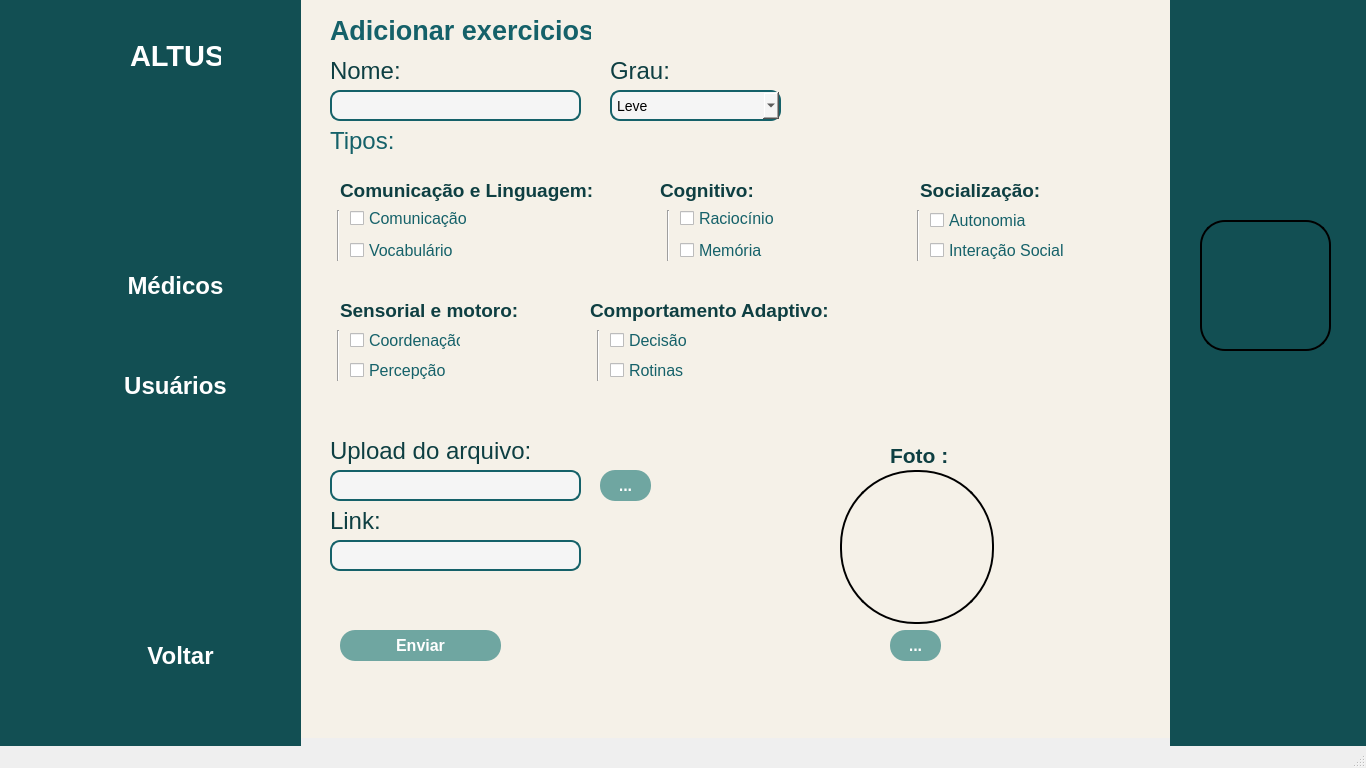
<?xml version="1.0" encoding="UTF-8"?>
<ui version="4.0">
 <class>MainWindow</class>
 <widget class="QMainWindow" name="MainWindow">
  <property name="geometry">
   <rect>
    <x>0</x>
    <y>0</y>
    <width>1366</width>
    <height>768</height>
   </rect>
  </property>
  <property name="minimumSize">
   <size>
    <width>1366</width>
    <height>768</height>
   </size>
  </property>
  <property name="maximumSize">
   <size>
    <width>1366</width>
    <height>768</height>
   </size>
  </property>
  <property name="windowTitle">
   <string>MainWindow</string>
  </property>
  <property name="styleSheet">
   <string notr="true">QLineEdit,QComboBox {
    border: 2px solid #156169;
    border-radius: 10px;
    padding: 5px;
 
    background-color: #f5f5f5; 
    font-size: 14px;
}

QPushButton {
    background-color: #6fa6a1;
    color: white;
    font-weight: bold;
    border: none;
    border-radius: 15px;
    padding: 8px 20px;
}

QPushButton:hover {
    background-color: #5c938d;
}

QPushButton:pressed {
    background-color: #4b7d78;
}

QLabel, QCheckBox{
 color: #156169;
}
label_fundo{
background-color: #00000;
}</string>
  </property>
  <widget class="QWidget" name="centralwidget">
   <widget class="QLineEdit" name="txt_nome">
    <property name="geometry">
     <rect>
      <x>330</x>
      <y>90</y>
      <width>251</width>
      <height>31</height>
     </rect>
    </property>
    <property name="text">
     <string/>
    </property>
    <property name="placeholderText">
     <string/>
    </property>
   </widget>
   <widget class="QLabel" name="label_11">
    <property name="geometry">
     <rect>
      <x>330</x>
      <y>-10</y>
      <width>261</width>
      <height>81</height>
     </rect>
    </property>
    <property name="font">
     <font>
      <family>Nirmala UI</family>
      <pointsize>20</pointsize>
      <weight>75</weight>
      <bold>true</bold>
     </font>
    </property>
    <property name="text">
     <string>Adicionar exercicios</string>
    </property>
   </widget>
   <widget class="QLabel" name="label_12">
    <property name="geometry">
     <rect>
      <x>330</x>
      <y>30</y>
      <width>261</width>
      <height>81</height>
     </rect>
    </property>
    <property name="font">
     <font>
      <family>Nirmala UI</family>
      <pointsize>18</pointsize>
      <weight>50</weight>
      <bold>false</bold>
     </font>
    </property>
    <property name="styleSheet">
     <string notr="true">color: #0E3F42</string>
    </property>
    <property name="text">
     <string>Nome:</string>
    </property>
   </widget>
   <widget class="QLabel" name="label_13">
    <property name="geometry">
     <rect>
      <x>610</x>
      <y>30</y>
      <width>261</width>
      <height>81</height>
     </rect>
    </property>
    <property name="font">
     <font>
      <family>Nirmala UI</family>
      <pointsize>18</pointsize>
      <weight>50</weight>
      <bold>false</bold>
     </font>
    </property>
    <property name="styleSheet">
     <string notr="true">color: #0E3F42</string>
    </property>
    <property name="text">
     <string>Grau:</string>
    </property>
   </widget>
   <widget class="QComboBox" name="cmb_grau">
    <property name="geometry">
     <rect>
      <x>610</x>
      <y>90</y>
      <width>171</width>
      <height>31</height>
     </rect>
    </property>
    <item>
     <property name="text">
      <string>Leve</string>
     </property>
    </item>
    <item>
     <property name="text">
      <string>Moderado</string>
     </property>
    </item>
    <item>
     <property name="text">
      <string>Grave</string>
     </property>
    </item>
   </widget>
   <widget class="QLabel" name="label_14">
    <property name="geometry">
     <rect>
      <x>330</x>
      <y>100</y>
      <width>261</width>
      <height>81</height>
     </rect>
    </property>
    <property name="font">
     <font>
      <family>Nirmala UI</family>
      <pointsize>18</pointsize>
      <weight>50</weight>
      <bold>false</bold>
     </font>
    </property>
    <property name="text">
     <string>Tipos:</string>
    </property>
   </widget>
   <widget class="QCheckBox" name="cb_comunicacao">
    <property name="geometry">
     <rect>
      <x>350</x>
      <y>210</y>
      <width>121</width>
      <height>17</height>
     </rect>
    </property>
    <property name="font">
     <font>
      <pointsize>12</pointsize>
     </font>
    </property>
    <property name="text">
     <string>Comunicação</string>
    </property>
   </widget>
   <widget class="QCheckBox" name="cb_vocabulario">
    <property name="geometry">
     <rect>
      <x>350</x>
      <y>240</y>
      <width>111</width>
      <height>21</height>
     </rect>
    </property>
    <property name="font">
     <font>
      <pointsize>12</pointsize>
     </font>
    </property>
    <property name="text">
     <string>Vocabulário</string>
    </property>
   </widget>
   <widget class="QLabel" name="label_17">
    <property name="geometry">
     <rect>
      <x>340</x>
      <y>280</y>
      <width>261</width>
      <height>61</height>
     </rect>
    </property>
    <property name="font">
     <font>
      <family>Nirmala UI</family>
      <pointsize>14</pointsize>
      <weight>75</weight>
      <bold>true</bold>
     </font>
    </property>
    <property name="styleSheet">
     <string notr="true">color: #0E3F42</string>
    </property>
    <property name="text">
     <string>Sensorial e motoro:</string>
    </property>
   </widget>
   <widget class="QCheckBox" name="cb_coordenacao">
    <property name="geometry">
     <rect>
      <x>350</x>
      <y>330</y>
      <width>111</width>
      <height>21</height>
     </rect>
    </property>
    <property name="font">
     <font>
      <pointsize>12</pointsize>
     </font>
    </property>
    <property name="text">
     <string>Coordenação</string>
    </property>
   </widget>
   <widget class="QCheckBox" name="cb_percepcao">
    <property name="geometry">
     <rect>
      <x>350</x>
      <y>360</y>
      <width>111</width>
      <height>21</height>
     </rect>
    </property>
    <property name="font">
     <font>
      <pointsize>12</pointsize>
     </font>
    </property>
    <property name="text">
     <string>Percepção</string>
    </property>
   </widget>
   <widget class="QCheckBox" name="cb_raciocinio">
    <property name="geometry">
     <rect>
      <x>680</x>
      <y>210</y>
      <width>121</width>
      <height>17</height>
     </rect>
    </property>
    <property name="font">
     <font>
      <pointsize>12</pointsize>
     </font>
    </property>
    <property name="text">
     <string>Raciocínio</string>
    </property>
   </widget>
   <widget class="QCheckBox" name="cb_rotina">
    <property name="geometry">
     <rect>
      <x>610</x>
      <y>360</y>
      <width>111</width>
      <height>21</height>
     </rect>
    </property>
    <property name="font">
     <font>
      <pointsize>12</pointsize>
     </font>
    </property>
    <property name="text">
     <string>Rotinas</string>
    </property>
   </widget>
   <widget class="QCheckBox" name="cb_memoria">
    <property name="geometry">
     <rect>
      <x>680</x>
      <y>240</y>
      <width>111</width>
      <height>21</height>
     </rect>
    </property>
    <property name="font">
     <font>
      <pointsize>12</pointsize>
     </font>
    </property>
    <property name="text">
     <string>Memória</string>
    </property>
   </widget>
   <widget class="QLabel" name="label_18">
    <property name="geometry">
     <rect>
      <x>660</x>
      <y>160</y>
      <width>261</width>
      <height>61</height>
     </rect>
    </property>
    <property name="font">
     <font>
      <family>Nirmala UI</family>
      <pointsize>14</pointsize>
      <weight>75</weight>
      <bold>true</bold>
     </font>
    </property>
    <property name="styleSheet">
     <string notr="true">color: #0E3F42</string>
    </property>
    <property name="text">
     <string>Cognitivo:</string>
    </property>
   </widget>
   <widget class="QCheckBox" name="cb_decisao">
    <property name="geometry">
     <rect>
      <x>610</x>
      <y>330</y>
      <width>111</width>
      <height>21</height>
     </rect>
    </property>
    <property name="font">
     <font>
      <pointsize>12</pointsize>
     </font>
    </property>
    <property name="text">
     <string>Decisão</string>
    </property>
   </widget>
   <widget class="QCheckBox" name="cb_interacao">
    <property name="geometry">
     <rect>
      <x>930</x>
      <y>240</y>
      <width>141</width>
      <height>21</height>
     </rect>
    </property>
    <property name="font">
     <font>
      <pointsize>12</pointsize>
     </font>
    </property>
    <property name="text">
     <string>Interação Social</string>
    </property>
   </widget>
   <widget class="QCheckBox" name="cb_autonomia">
    <property name="geometry">
     <rect>
      <x>930</x>
      <y>210</y>
      <width>121</width>
      <height>21</height>
     </rect>
    </property>
    <property name="font">
     <font>
      <pointsize>12</pointsize>
     </font>
    </property>
    <property name="text">
     <string>Autonomia</string>
    </property>
   </widget>
   <widget class="QLabel" name="label_19">
    <property name="geometry">
     <rect>
      <x>920</x>
      <y>150</y>
      <width>121</width>
      <height>81</height>
     </rect>
    </property>
    <property name="font">
     <font>
      <family>Nirmala UI</family>
      <pointsize>14</pointsize>
      <weight>75</weight>
      <bold>true</bold>
     </font>
    </property>
    <property name="styleSheet">
     <string notr="true">color: #0E3F42</string>
    </property>
    <property name="text">
     <string>Socialização:</string>
    </property>
   </widget>
   <widget class="QLabel" name="label_21">
    <property name="geometry">
     <rect>
      <x>330</x>
      <y>410</y>
      <width>261</width>
      <height>81</height>
     </rect>
    </property>
    <property name="font">
     <font>
      <family>Nirmala UI</family>
      <pointsize>18</pointsize>
      <weight>50</weight>
      <bold>false</bold>
     </font>
    </property>
    <property name="styleSheet">
     <string notr="true">color: #0E3F42</string>
    </property>
    <property name="text">
     <string>Upload do arquivo:</string>
    </property>
   </widget>
   <widget class="QLineEdit" name="txt_upaqv">
    <property name="geometry">
     <rect>
      <x>330</x>
      <y>470</y>
      <width>251</width>
      <height>31</height>
     </rect>
    </property>
    <property name="text">
     <string/>
    </property>
    <property name="placeholderText">
     <string/>
    </property>
   </widget>
   <widget class="QLabel" name="label_22">
    <property name="geometry">
     <rect>
      <x>330</x>
      <y>480</y>
      <width>261</width>
      <height>81</height>
     </rect>
    </property>
    <property name="font">
     <font>
      <family>Nirmala UI</family>
      <pointsize>18</pointsize>
      <weight>50</weight>
      <bold>false</bold>
     </font>
    </property>
    <property name="styleSheet">
     <string notr="true">color: #0E3F42</string>
    </property>
    <property name="text">
     <string>Link:</string>
    </property>
   </widget>
   <widget class="QLineEdit" name="txt_link">
    <property name="geometry">
     <rect>
      <x>330</x>
      <y>540</y>
      <width>251</width>
      <height>31</height>
     </rect>
    </property>
    <property name="text">
     <string/>
    </property>
    <property name="placeholderText">
     <string/>
    </property>
   </widget>
   <widget class="QPushButton" name="btn_enviar">
    <property name="geometry">
     <rect>
      <x>340</x>
      <y>630</y>
      <width>161</width>
      <height>31</height>
     </rect>
    </property>
    <property name="font">
     <font>
      <family>Nirmala UI</family>
      <pointsize>12</pointsize>
      <weight>75</weight>
      <bold>true</bold>
     </font>
    </property>
    <property name="text">
     <string>Enviar</string>
    </property>
   </widget>
   <widget class="QPushButton" name="btn_aqv">
    <property name="geometry">
     <rect>
      <x>600</x>
      <y>470</y>
      <width>51</width>
      <height>31</height>
     </rect>
    </property>
    <property name="font">
     <font>
      <family>Nirmala UI</family>
      <pointsize>12</pointsize>
      <weight>75</weight>
      <bold>true</bold>
     </font>
    </property>
    <property name="text">
     <string>...</string>
    </property>
   </widget>
   <widget class="QLabel" name="lbl_foto">
    <property name="geometry">
     <rect>
      <x>840</x>
      <y>470</y>
      <width>154</width>
      <height>154</height>
     </rect>
    </property>
    <property name="styleSheet">
     <string notr="true">border: 2px solid black;
border-radius: 75px;
min-width: 150px;
min-height: 150px;
max-width: 150px;
max-height: 150px;</string>
    </property>
    <property name="text">
     <string/>
    </property>
   </widget>
   <widget class="QPushButton" name="btn_foto">
    <property name="geometry">
     <rect>
      <x>890</x>
      <y>630</y>
      <width>51</width>
      <height>31</height>
     </rect>
    </property>
    <property name="font">
     <font>
      <family>Nirmala UI</family>
      <pointsize>12</pointsize>
      <weight>75</weight>
      <bold>true</bold>
     </font>
    </property>
    <property name="text">
     <string>...</string>
    </property>
   </widget>
   <widget class="QLabel" name="label_25">
    <property name="geometry">
     <rect>
      <x>890</x>
      <y>440</y>
      <width>61</width>
      <height>31</height>
     </rect>
    </property>
    <property name="font">
     <font>
      <family>Nirmala UI</family>
      <pointsize>16</pointsize>
      <weight>75</weight>
      <bold>true</bold>
     </font>
    </property>
    <property name="styleSheet">
     <string notr="true">color: #0E3F42</string>
    </property>
    <property name="text">
     <string>Foto :</string>
    </property>
   </widget>
   <widget class="QPushButton" name="btn_usuarios2">
    <property name="geometry">
     <rect>
      <x>-10</x>
      <y>350</y>
      <width>71</width>
      <height>71</height>
     </rect>
    </property>
    <property name="styleSheet">
     <string notr="true">QPushButton {
    background-color: transparent;
    border: none;
    color: white;
    font: bold 14px 'Segoe UI';
    text-align: left;
    padding: 10px;
}
QPushButton:hover {
    color: #cce7f0;
}</string>
    </property>
    <property name="text">
     <string/>
    </property>
    <property name="icon">
     <iconset>
      <normaloff>icones/perfil-de-usuario (1).png</normaloff>icones/perfil-de-usuario (1).png</iconset>
    </property>
    <property name="iconSize">
     <size>
      <width>64</width>
      <height>64</height>
     </size>
    </property>
   </widget>
   <widget class="QLabel" name="label">
    <property name="geometry">
     <rect>
      <x>-10</x>
      <y>0</y>
      <width>311</width>
      <height>781</height>
     </rect>
    </property>
    <property name="styleSheet">
     <string notr="true">background-color: #124F53
 ;</string>
    </property>
    <property name="text">
     <string/>
    </property>
   </widget>
   <widget class="QLabel" name="label_2">
    <property name="geometry">
     <rect>
      <x>-20</x>
      <y>0</y>
      <width>171</width>
      <height>181</height>
     </rect>
    </property>
    <property name="text">
     <string/>
    </property>
    <property name="pixmap">
     <pixmap>icones/altus logo.png</pixmap>
    </property>
    <property name="scaledContents">
     <bool>true</bool>
    </property>
   </widget>
   <widget class="QPushButton" name="btn_sair">
    <property name="geometry">
     <rect>
      <x>100</x>
      <y>620</y>
      <width>161</width>
      <height>71</height>
     </rect>
    </property>
    <property name="font">
     <font>
      <pointsize>-1</pointsize>
      <weight>75</weight>
      <bold>true</bold>
     </font>
    </property>
    <property name="styleSheet">
     <string notr="true">QPushButton#btn_sair {
    background-color: #124F53;
    color: white;
    border: none;
    border-radius: 15px;
    padding: 15px 40px;
    font-weight: bold;
    font-size: 24px;
}

QPushButton#btn_sair:hover {
    background-color: #2C6A70;
}

QPushButton#btn_sair:pressed {
    background-color: #b71c1c;
}
</string>
    </property>
    <property name="text">
     <string>Voltar</string>
    </property>
   </widget>
   <widget class="QLabel" name="lbl_altus">
    <property name="geometry">
     <rect>
      <x>130</x>
      <y>20</y>
      <width>91</width>
      <height>71</height>
     </rect>
    </property>
    <property name="font">
     <font>
      <family>Nirmala UI</family>
      <pointsize>22</pointsize>
      <weight>75</weight>
      <bold>true</bold>
     </font>
    </property>
    <property name="styleSheet">
     <string notr="true">color:white
;</string>
    </property>
    <property name="text">
     <string>ALTUS</string>
    </property>
   </widget>
   <widget class="QPushButton" name="btn_medicos">
    <property name="geometry">
     <rect>
      <x>80</x>
      <y>250</y>
      <width>191</width>
      <height>71</height>
     </rect>
    </property>
    <property name="font">
     <font>
      <pointsize>-1</pointsize>
      <weight>75</weight>
      <bold>true</bold>
     </font>
    </property>
    <property name="styleSheet">
     <string notr="true">QPushButton {
    background-color: #124F53;
    color: white;
    border: none;
    border-radius: 15px;
    padding: 15px 40px;
    font-weight: bold;
    font-size: 24px;
}

QPushButton:hover {
    background-color: #2C6A70;
}

QPushButton:pressed {
    background-color: #b71c1c;
}
</string>
    </property>
    <property name="text">
     <string>Médicos</string>
    </property>
   </widget>
   <widget class="QPushButton" name="btn_usuarios">
    <property name="geometry">
     <rect>
      <x>80</x>
      <y>350</y>
      <width>191</width>
      <height>71</height>
     </rect>
    </property>
    <property name="font">
     <font>
      <pointsize>-1</pointsize>
      <weight>75</weight>
      <bold>true</bold>
     </font>
    </property>
    <property name="styleSheet">
     <string notr="true">QPushButton {
    background-color: #124F53;
    color: white;
    border: none;
    border-radius: 15px;
    padding: 15px 40px;
    font-weight: bold;
    font-size: 24px;
}

QPushButton:hover {
    background-color: #2C6A70;
}

QPushButton:pressed {
    background-color: #b71c1c;
}
</string>
    </property>
    <property name="text">
     <string>Usuários</string>
    </property>
   </widget>
   <widget class="QPushButton" name="btn_medicos2">
    <property name="geometry">
     <rect>
      <x>-10</x>
      <y>250</y>
      <width>81</width>
      <height>71</height>
     </rect>
    </property>
    <property name="styleSheet">
     <string notr="true">QPushButton {
    background-color: transparent;
    border: none;
    color: white;
    font: bold 14px 'Segoe UI';
    text-align: left;
    padding: 10px;
}
QPushButton:hover {
    color: #cce7f0;
}</string>
    </property>
    <property name="text">
     <string/>
    </property>
    <property name="icon">
     <iconset>
      <normaloff>icones/medico (1).png</normaloff>icones/medico (1).png</iconset>
    </property>
    <property name="iconSize">
     <size>
      <width>64</width>
      <height>64</height>
     </size>
    </property>
    <property name="autoRepeatInterval">
     <number>98</number>
    </property>
   </widget>
   <widget class="QLabel" name="label_4">
    <property name="geometry">
     <rect>
      <x>1200</x>
      <y>220</y>
      <width>131</width>
      <height>131</height>
     </rect>
    </property>
    <property name="styleSheet">
     <string notr="true">QLabel {
    border: 2px solid #000000;
    border-radius: 25px;
    background-color: #white;
    background-image: url(:/imagens/foto.png);
    background-position: center;
    background-repeat: no-repeat;
}
</string>
    </property>
    <property name="text">
     <string/>
    </property>
    <property name="pixmap">
     <pixmap>icones/add_ex (2).png</pixmap>
    </property>
    <property name="scaledContents">
     <bool>true</bool>
    </property>
   </widget>
   <widget class="QLabel" name="label_3">
    <property name="geometry">
     <rect>
      <x>1170</x>
      <y>0</y>
      <width>291</width>
      <height>781</height>
     </rect>
    </property>
    <property name="styleSheet">
     <string notr="true">background-color: #124F53
 ;</string>
    </property>
    <property name="text">
     <string/>
    </property>
   </widget>
   <widget class="QLabel" name="label_23">
    <property name="geometry">
     <rect>
      <x>130</x>
      <y>-30</y>
      <width>1366</width>
      <height>768</height>
     </rect>
    </property>
    <property name="maximumSize">
     <size>
      <width>1366</width>
      <height>768</height>
     </size>
    </property>
    <property name="styleSheet">
     <string notr="true">background-color: #f5f1e8 ;</string>
    </property>
    <property name="text">
     <string/>
    </property>
   </widget>
   <widget class="Line" name="line">
    <property name="geometry">
     <rect>
      <x>910</x>
      <y>210</y>
      <width>16</width>
      <height>51</height>
     </rect>
    </property>
    <property name="styleSheet">
     <string notr="true">color: #124F53
 ;</string>
    </property>
    <property name="orientation">
     <enum>Qt::Vertical</enum>
    </property>
   </widget>
   <widget class="Line" name="line_2">
    <property name="geometry">
     <rect>
      <x>660</x>
      <y>210</y>
      <width>16</width>
      <height>51</height>
     </rect>
    </property>
    <property name="styleSheet">
     <string notr="true">color: #124F53
 ;</string>
    </property>
    <property name="orientation">
     <enum>Qt::Vertical</enum>
    </property>
   </widget>
   <widget class="QLabel" name="label_20">
    <property name="geometry">
     <rect>
      <x>590</x>
      <y>280</y>
      <width>261</width>
      <height>61</height>
     </rect>
    </property>
    <property name="font">
     <font>
      <family>Nirmala UI</family>
      <pointsize>14</pointsize>
      <weight>75</weight>
      <bold>true</bold>
     </font>
    </property>
    <property name="styleSheet">
     <string notr="true">color: #0E3F42</string>
    </property>
    <property name="text">
     <string>Comportamento Adaptivo:</string>
    </property>
   </widget>
   <widget class="Line" name="line_4">
    <property name="geometry">
     <rect>
      <x>590</x>
      <y>330</y>
      <width>16</width>
      <height>51</height>
     </rect>
    </property>
    <property name="styleSheet">
     <string notr="true">color: #124F53
 ;</string>
    </property>
    <property name="orientation">
     <enum>Qt::Vertical</enum>
    </property>
   </widget>
   <widget class="Line" name="line_3">
    <property name="geometry">
     <rect>
      <x>330</x>
      <y>330</y>
      <width>16</width>
      <height>51</height>
     </rect>
    </property>
    <property name="styleSheet">
     <string notr="true">color: #124F53
 ;</string>
    </property>
    <property name="orientation">
     <enum>Qt::Vertical</enum>
    </property>
   </widget>
   <widget class="Line" name="line_5">
    <property name="geometry">
     <rect>
      <x>330</x>
      <y>210</y>
      <width>16</width>
      <height>51</height>
     </rect>
    </property>
    <property name="styleSheet">
     <string notr="true">color: #124F53
 ;</string>
    </property>
    <property name="orientation">
     <enum>Qt::Vertical</enum>
    </property>
   </widget>
   <widget class="QLabel" name="label_24">
    <property name="geometry">
     <rect>
      <x>340</x>
      <y>160</y>
      <width>261</width>
      <height>61</height>
     </rect>
    </property>
    <property name="font">
     <font>
      <family>Nirmala UI</family>
      <pointsize>14</pointsize>
      <weight>75</weight>
      <bold>true</bold>
     </font>
    </property>
    <property name="styleSheet">
     <string notr="true">color: #0E3F42</string>
    </property>
    <property name="text">
     <string>Comunicação e Linguagem:</string>
    </property>
   </widget>
   <widget class="QPushButton" name="btn_voltar">
    <property name="geometry">
     <rect>
      <x>0</x>
      <y>620</y>
      <width>81</width>
      <height>71</height>
     </rect>
    </property>
    <property name="styleSheet">
     <string notr="true">QPushButton {
    background-color: transparent;
    border: none;
    color: white;
    font: bold 14px 'Segoe UI';
    text-align: left;
    padding: 10px;
}
QPushButton:hover {
    color: #cce7f0;
}</string>
    </property>
    <property name="text">
     <string/>
    </property>
    <property name="icon">
     <iconset>
      <normaloff>icones/voltar.png</normaloff>icones/voltar.png</iconset>
    </property>
    <property name="iconSize">
     <size>
      <width>64</width>
      <height>64</height>
     </size>
    </property>
   </widget>
   <zorder>label_23</zorder>
   <zorder>label</zorder>
   <zorder>label_3</zorder>
   <zorder>txt_nome</zorder>
   <zorder>label_11</zorder>
   <zorder>label_12</zorder>
   <zorder>label_13</zorder>
   <zorder>cmb_grau</zorder>
   <zorder>label_14</zorder>
   <zorder>cb_comunicacao</zorder>
   <zorder>cb_vocabulario</zorder>
   <zorder>label_17</zorder>
   <zorder>cb_coordenacao</zorder>
   <zorder>cb_percepcao</zorder>
   <zorder>cb_raciocinio</zorder>
   <zorder>cb_rotina</zorder>
   <zorder>cb_memoria</zorder>
   <zorder>label_18</zorder>
   <zorder>cb_decisao</zorder>
   <zorder>cb_interacao</zorder>
   <zorder>cb_autonomia</zorder>
   <zorder>label_19</zorder>
   <zorder>label_21</zorder>
   <zorder>txt_upaqv</zorder>
   <zorder>label_22</zorder>
   <zorder>txt_link</zorder>
   <zorder>btn_enviar</zorder>
   <zorder>btn_aqv</zorder>
   <zorder>lbl_foto</zorder>
   <zorder>btn_foto</zorder>
   <zorder>label_25</zorder>
   <zorder>btn_usuarios2</zorder>
   <zorder>label_2</zorder>
   <zorder>btn_sair</zorder>
   <zorder>lbl_altus</zorder>
   <zorder>btn_medicos</zorder>
   <zorder>btn_usuarios</zorder>
   <zorder>btn_medicos2</zorder>
   <zorder>label_4</zorder>
   <zorder>line</zorder>
   <zorder>line_2</zorder>
   <zorder>label_20</zorder>
   <zorder>line_4</zorder>
   <zorder>line_3</zorder>
   <zorder>line_5</zorder>
   <zorder>label_24</zorder>
   <zorder>btn_voltar</zorder>
  </widget>
  <widget class="QStatusBar" name="statusbar"/>
 </widget>
 <resources/>
 <connections/>
</ui>
